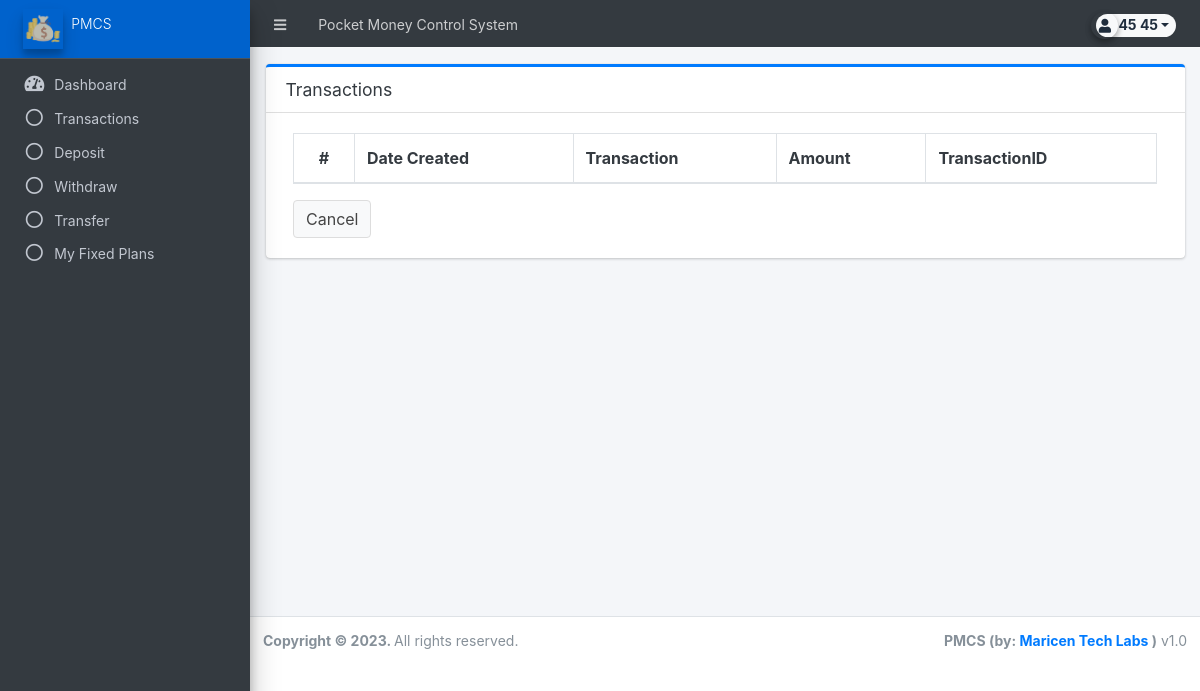
/client/?page=transaction (signed in), run on an earlier commit of the app's database.
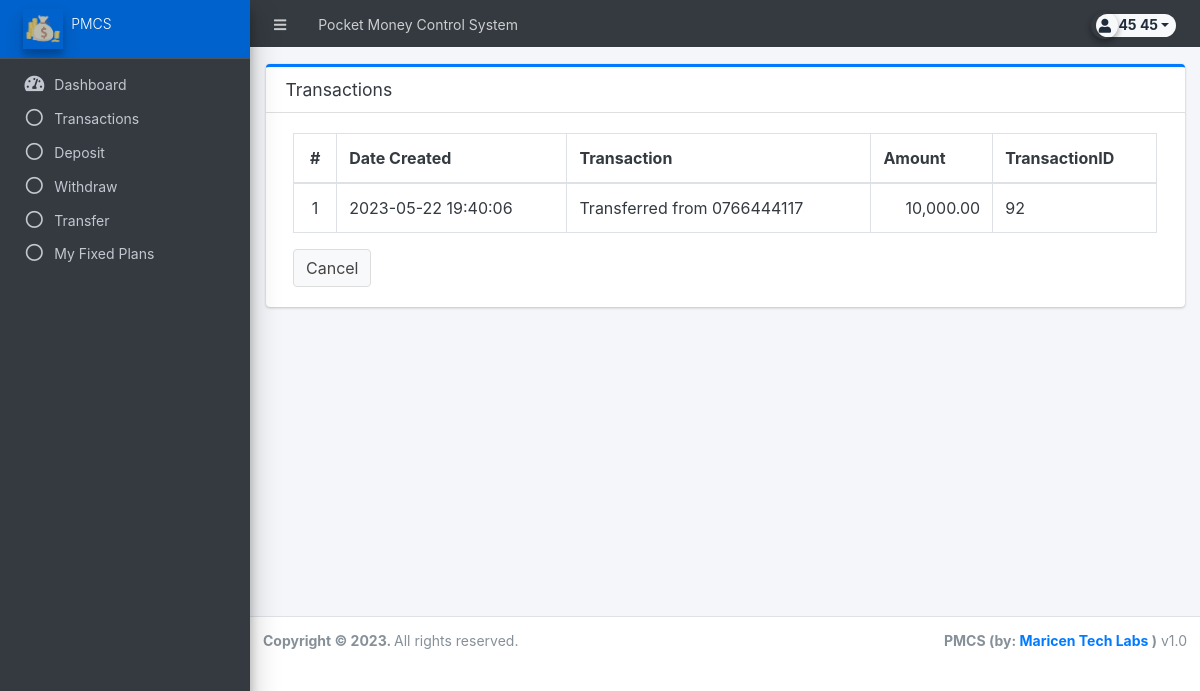
And on a later commit of the database.
### tables this page shows
CREATE TABLE `transactions` (
  `id` int(30) NOT NULL,
  `account_id` int(30) NOT NULL,
  `type` tinyint(4) NOT NULL COMMENT '1=Cash in, 2= Withdraw, 3=transfer',
  `amount` float NOT NULL,
  `remarks` text DEFAULT NULL,
  `date_created` datetime NOT NULL DEFAULT current_timestamp()
);

### classes/DBConnection.php (called while the page is built, shortened)
<?php
class DBConnection{
    private $host = DB_SERVER;
    private $username = DB_USERNAME;
    private $password = DB_PASSWORD;
    private $database = DB_NAME;
    public $conn;
    public function __construct(){
        if (!isset($this->conn)) {
            $this->conn = new mysqli($this->host, $this->username, $this->password, $this->database);
        }
    }
}
?>

### client/transaction/index.php (the view, shortened to what this page needs)
<div class="card card-outline card-primary">
	<div class="card-header">
		<h3 class="card-title">Transactions</h3>
	</div>
	<div class="card-body">
        <div class="container-fluid">
			<table class="table table-bordered table-stripped" id="indi-list">
				<thead>
					<tr>
						<th class="text-center">#</th>
						<th>Date Created</th>
						<th>Transaction</th>
						<th>Amount</th>
						<th>TransactionID</th>
					</tr>
				</thead>
				<tbody>
					<?php
					$i = 1;
						$qry = $conn->query("SELECT t.*,concat(a.lastname,', ',a.firstname, a.middlename) as `name`,a.account_number from `transactions` t inner join `accounts` a on a.id = t.account_id where t.account_id = '".$_settings->userdata('id')."' order by unix_timestamp(t.date_created) desc ");
						while($row = $qry->fetch_assoc()):
					?>
						<tr>
							<td class="text-center"><?php echo $i++; ?></td>
							<td><?php echo $row['date_created'] ?></td>
							<td><?php echo $row['remarks'] ?></td>
							<td class='text-right'><?php echo number_format($row['amount'],2) ?></td>
							<td><?php echo $row['id'] ?></td>
						</tr>
					<?php endwhile; ?>
				</tbody>
			</table>
			<a href="./" class="btn btn-default">Cancel</a>
		</div>
	</div>
</div>

What changed in the data, as far as the page shows it:
added transactions: date_created "2023-05-22 19:40:06", remarks "Transferred from 0766444117", amount "10,000.00", id "92"
